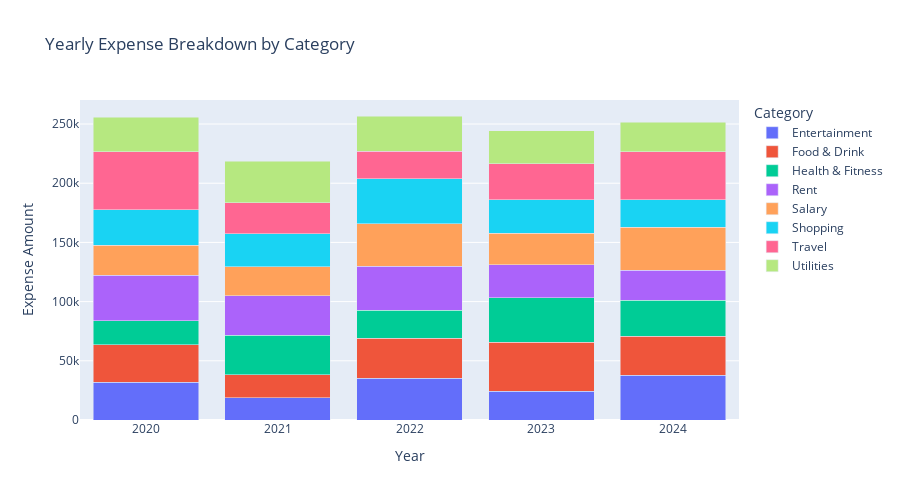

Notebook cell for this chart:
### Markdown cell above
# Yearly Category Expense Breakdown

### Code cell
yearly_category = df[df['Type'] == 'Expense'].groupby(['Year', 'Category'])['Amount'].sum().reset_index()

fig5 = px.bar(yearly_category,x='Year',y='Amount',color='Category',
              title="Yearly Expense Breakdown by Category",labels={'Amount': 'Expense Amount'}, height=500)
fig5.update_layout(barmode='stack')
fig5.show()

### Figure 1 — Plotly figure (JSON) as saved in the notebook; plotly's stock layout.template omitted (floating-point values rounded to 4 significant figures)
{"data": [{"hovertemplate": "Category=Entertainment<br>Year=%{x}<br>Expense Amount=%{y}<extra></extra>", "legendgroup": "Entertainment", "marker": {"color": "#636efa", "pattern": {"shape": ""}}, "name": "Entertainment", "orientation": "v", "showlegend": true, "textposition": "auto", "type": "bar", "x": [2020, 2021, 2022, 2023, 2024], "xaxis": "x", "y": [31980.0, 18780.0, 35380.0, 24230.0, 37800.0], "yaxis": "y"}, {"hovertemplate": "Category=Food & Drink<br>Year=%{x}<br>Expense Amount=%{y}<extra></extra>", "legendgroup": "Food & Drink", "marker": {"color": "#EF553B", "pattern": {"shape": ""}}, "name": "Food & Drink", "orientation": "v", "showlegend": true, "textposition": "auto", "type": "bar", "x": [2020, 2021, 2022, 2023, 2024], "xaxis": "x", "y": [31640.0, 19270.0, 33880.0, 41610.0, 33090.0], "yaxis": "y"}, {"hovertemplate": "Category=Health & Fitness<br>Year=%{x}<br>Expense Amount=%{y}<extra></extra>", "legendgroup": "Health & Fitness", "marker": {"color": "#00cc96", "pattern": {"shape": ""}}, "name": "Health & Fitness", "orientation": "v", "showlegend": true, "textposition": "auto", "type": "bar", "x": [2020, 2021, 2022, 2023, 2024], "xaxis": "x", "y": [20430.0, 33660.0, 23290.0, 37620.0, 30200.0], "yaxis": "y"}, {"hovertemplate": "Category=Rent<br>Year=%{x}<br>Expense Amount=%{y}<extra></extra>", "legendgroup": "Rent", "marker": {"color": "#ab63fa", "pattern": {"shape": ""}}, "name": "Rent", "orientation": "v", "showlegend": true, "textposition": "auto", "type": "bar", "x": [2020, 2021, 2022, 2023, 2024], "xaxis": "x", "y": [38220.0, 33430.0, 37360.0, 27720.0, 25340.0], "yaxis": "y"}, {"hovertemplate": "Category=Salary<br>Year=%{x}<br>Expense Amount=%{y}<extra></extra>", "legendgroup": "Salary", "marker": {"color": "#FFA15A", "pattern": {"shape": ""}}, "name": "Salary", "orientation": "v", "showlegend": true, "textposition": "auto", "type": "bar", "x": [2020, 2021, 2022, 2023, 2024], "xaxis": "x", "y": [25480.0, 24290.0, 36010.0, 26760.0, 36520.0], "yaxis": "y"}, {"hovertemplate": "Category=Shopping<br>Year=%{x}<br>Expense Amount=%{y}<extra></extra>", "legendgroup": "Shopping", "marker": {"color": "#19d3f3", "pattern": {"shape": ""}}, "name": "Shopping", "orientation": "v", "showlegend": true, "textposition": "auto", "type": "bar", "x": [2020, 2021, 2022, 2023, 2024], "xaxis": "x", "y": [29710.0, 27690.0, 38020.0, 28300.0, 23150.0], "yaxis": "y"}, {"hovertemplate": "Category=Travel<br>Year=%{x}<br>Expense Amount=%{y}<extra></extra>", "legendgroup": "Travel", "marker": {"color": "#FF6692", "pattern": {"shape": ""}}, "name": "Travel", "orientation": "v", "showlegend": true, "textposition": "auto", "type": "bar", "x": [2020, 2021, 2022, 2023, 2024], "xaxis": "x", "y": [49160.0, 26570.0, 23170.0, 30290.0, 40310.0], "yaxis": "y"}, {"hovertemplate": "Category=Utilities<br>Year=%{x}<br>Expense Amount=%{y}<extra></extra>", "legendgroup": "Utilities", "marker": {"color": "#B6E880", "pattern": {"shape": ""}}, "name": "Utilities", "orientation": "v", "showlegend": true, "textposition": "auto", "type": "bar", "x": [2020, 2021, 2022, 2023, 2024], "xaxis": "x", "y": [29160.0, 34960.0, 29670.0, 27970.0, 25080.0], "yaxis": "y"}], "layout": {"barmode": "stack", "height": 500, "legend": {"title": {"text": "Category"}, "tracegroupgap": 0}, "title": {"text": "Yearly Expense Breakdown by Category"}, "xaxis": {"anchor": "y", "domain": [0, 1], "title": {"text": "Year"}}, "yaxis": {"anchor": "x", "domain": [0, 1], "title": {"text": "Expense Amount"}}}}
